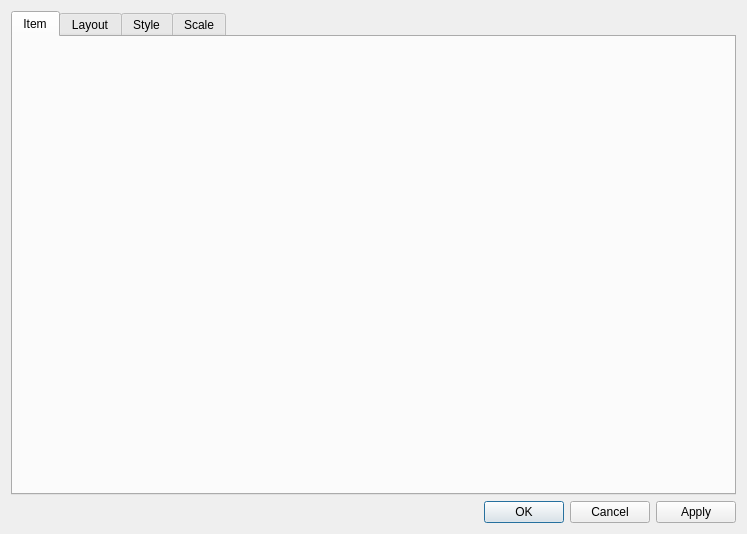
<?xml version="1.0" encoding="UTF-8"?>
<ui version="4.0">
 <class>Dialog</class>
 <widget class="QDialog" name="Dialog">
  <property name="geometry">
   <rect>
    <x>0</x>
    <y>0</y>
    <width>747</width>
    <height>534</height>
   </rect>
  </property>
  <property name="windowTitle">
   <string>Dialog</string>
  </property>
  <layout class="QVBoxLayout" name="verticalLayout_3">
   <item>
    <widget class="QTabWidget" name="tabWidget">
     <property name="tabShape">
      <enum>QTabWidget::Rounded</enum>
     </property>
     <property name="currentIndex">
      <number>0</number>
     </property>
     <widget class="QWidget" name="itemTab">
      <property name="toolTip">
       <string>Summary details for item</string>
      </property>
      <attribute name="title">
       <string>Item</string>
      </attribute>
      <layout class="QVBoxLayout" name="detailsTabLayout"/>
     </widget>
     <widget class="QWidget" name="layoutTab">
      <attribute name="title">
       <string>Layout</string>
      </attribute>
      <layout class="QHBoxLayout" name="horizontalLayout_6">
       <item>
        <widget class="QTabWidget" name="layoutTabWidget">
         <property name="toolTip">
          <string>Track layout settings</string>
         </property>
         <property name="currentIndex">
          <number>0</number>
         </property>
         <widget class="QWidget" name="tracksLayoutTab">
          <attribute name="title">
           <string>Tracks</string>
          </attribute>
         </widget>
         <widget class="QWidget" name="overviewLayoutTab">
          <attribute name="title">
           <string>Overview</string>
          </attribute>
         </widget>
        </widget>
       </item>
      </layout>
     </widget>
     <widget class="QWidget" name="styleTab">
      <attribute name="title">
       <string>Style</string>
      </attribute>
      <layout class="QHBoxLayout" name="horizontalLayout_18">
       <item>
        <widget class="QTabWidget" name="styleTabWidget">
         <property name="currentIndex">
          <number>2</number>
         </property>
         <widget class="QWidget" name="wellPlotStyleTab">
          <attribute name="title">
           <string>Well plot style</string>
          </attribute>
         </widget>
         <widget class="QWidget" name="trackStyleTab">
          <attribute name="title">
           <string>Track style</string>
          </attribute>
         </widget>
         <widget class="QWidget" name="curveStyleTab">
          <attribute name="title">
           <string>Curve style</string>
          </attribute>
         </widget>
        </widget>
       </item>
      </layout>
     </widget>
     <widget class="QWidget" name="scaleTab">
      <attribute name="title">
       <string>Scale</string>
      </attribute>
      <layout class="QVBoxLayout" name="verticalLayout_7">
       <item>
        <widget class="QWidget" name="tracksRangePlaceholderWidget" native="true"/>
       </item>
       <item>
        <widget class="QGroupBox" name="overviewGroupBox">
         <property name="title">
          <string>Overview</string>
         </property>
         <property name="flat">
          <bool>true</bool>
         </property>
        </widget>
       </item>
       <item>
        <widget class="QGroupBox" name="tracksGroupBox">
         <property name="title">
          <string>Tracks</string>
         </property>
         <property name="flat">
          <bool>true</bool>
         </property>
        </widget>
       </item>
       <item>
        <spacer name="verticalSpacer_3">
         <property name="orientation">
          <enum>Qt::Vertical</enum>
         </property>
         <property name="sizeHint" stdset="0">
          <size>
           <width>20</width>
           <height>303</height>
          </size>
         </property>
        </spacer>
       </item>
      </layout>
     </widget>
    </widget>
   </item>
   <item>
    <widget class="QDialogButtonBox" name="buttonBox">
     <property name="orientation">
      <enum>Qt::Horizontal</enum>
     </property>
     <property name="standardButtons">
      <set>QDialogButtonBox::Apply|QDialogButtonBox::Cancel|QDialogButtonBox::Ok</set>
     </property>
    </widget>
   </item>
  </layout>
 </widget>
 <resources/>
 <connections>
  <connection>
   <sender>buttonBox</sender>
   <signal>accepted()</signal>
   <receiver>Dialog</receiver>
   <slot>accept()</slot>
   <hints>
    <hint type="sourcelabel">
     <x>248</x>
     <y>254</y>
    </hint>
    <hint type="destinationlabel">
     <x>157</x>
     <y>274</y>
    </hint>
   </hints>
  </connection>
  <connection>
   <sender>buttonBox</sender>
   <signal>rejected()</signal>
   <receiver>Dialog</receiver>
   <slot>reject()</slot>
   <hints>
    <hint type="sourcelabel">
     <x>316</x>
     <y>260</y>
    </hint>
    <hint type="destinationlabel">
     <x>286</x>
     <y>274</y>
    </hint>
   </hints>
  </connection>
 </connections>
</ui>
